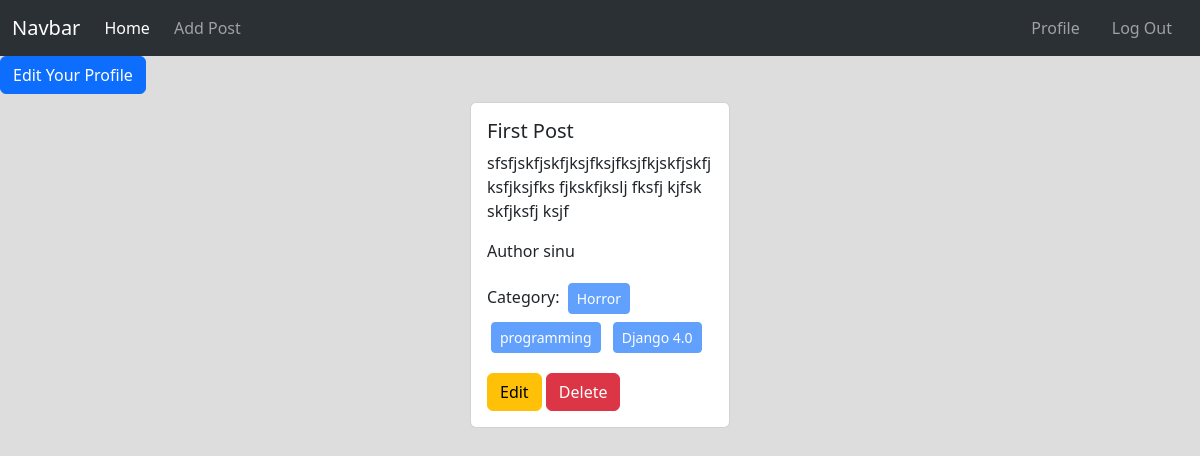
The page /author/profile/ (signed in) on the database its author committed.
### post/models.py (models this page shows, shortened)
class Posts(models.Model):
    title = models.CharField(max_length= 50)
    content = models.TextField()
    category = models.ManyToManyField(Category) #ekta categorir onk gulla post thakte parbe abar ekta post er onk gulla category thakte pare
    author = models.ForeignKey(User,on_delete= models.CASCADE)

### categories/models.py (models this page shows, shortened)
class Category(models.Model):
    name = models.CharField(max_length = 100)
    slug = models.SlugField(max_length = 100,unique = True, null = True, blank = True)

### author/views.py (the view)
# urls.py: path('profile/', views.profile, name='profile'),
@login_required
def profile(request):
    data = Posts.objects.filter(author = request.user)
    return render(request,'profile.html',{'data':data})

### author/templates/profile.html
{% extends 'base.html' %}
{% block content %}
{% load crispy_forms_tags %}
<div>
    <a class="btn btn-primary" href="{% url 'edit_profile' %}">Edit Your Profile</a>
    <div class="d-flex flex-wrap justify-content-center px-5">
        {% for post in data%}
        <div class="col-sm-3 mb-3 mb-sm-0">
          <div class="card mx-2 my-2">
            <div class="card-body">
              <h5 class="card-title">{{post.title}}</h5>
              <p class="card-text">{{post.content | truncatewords:20}}</p>
              <p>Author {{post.author}}</p>
              <p>Category:
                {% for cate in post.category.all %}
                <button class="btn btn-primary btn-sm disabled m-1">{{cate.name}}</button>
                {% endfor %}
              </p>
              <a href="{%  url 'edit_post' post.id %}" class="btn btn-warning">Edit</a>
              <a href="{% url 'delete_post' post.id %}" class="btn btn-danger">Delete</a>
            </div>
          </div>
        </div>
        {% endfor %}
        </div>
</div>
{% endblock %}

### rows shown on the page
Posts: title "First Post", content "sfsfjskfjskfjksjfksjfksjfkjskfjskfjksfjksjfks fjkskfjkslj fksfj kjfsk skfjksfj ksjf", author "sinu"
Category: name "Horror"
Category: name "programming"
Category: name "Django 4.0"
